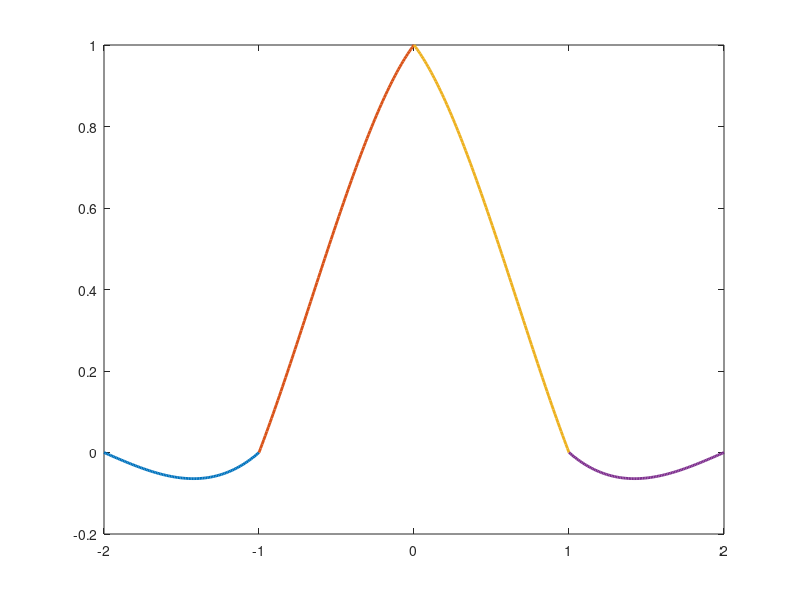

MATLAB code for this plot:
% check lagrange formula for GD

p = 3;
q = (p+1)/2;

cj = zeros(2*q,1);
sk = 1;
for j = -q:-1
    cj(sk) = (-1).^q*(-1)^j*nchoosek(p,q+j)/factorial(p);
    cj(2*q-sk+1) = -cj(sk);
    sk = sk + 1;
end

sk = 1;
for j = -q:q-1
    
    x = linspace(j,j+1,100);
    prod = ones(size(x));
    for k = j-q+1:j+q
        if k~=0
            prod = prod.*(x-k);
        end        
    end
    plot(x,cj(sk)*prod,'linewidth',2)
    hold on
    sk = sk + 1;
end

cj